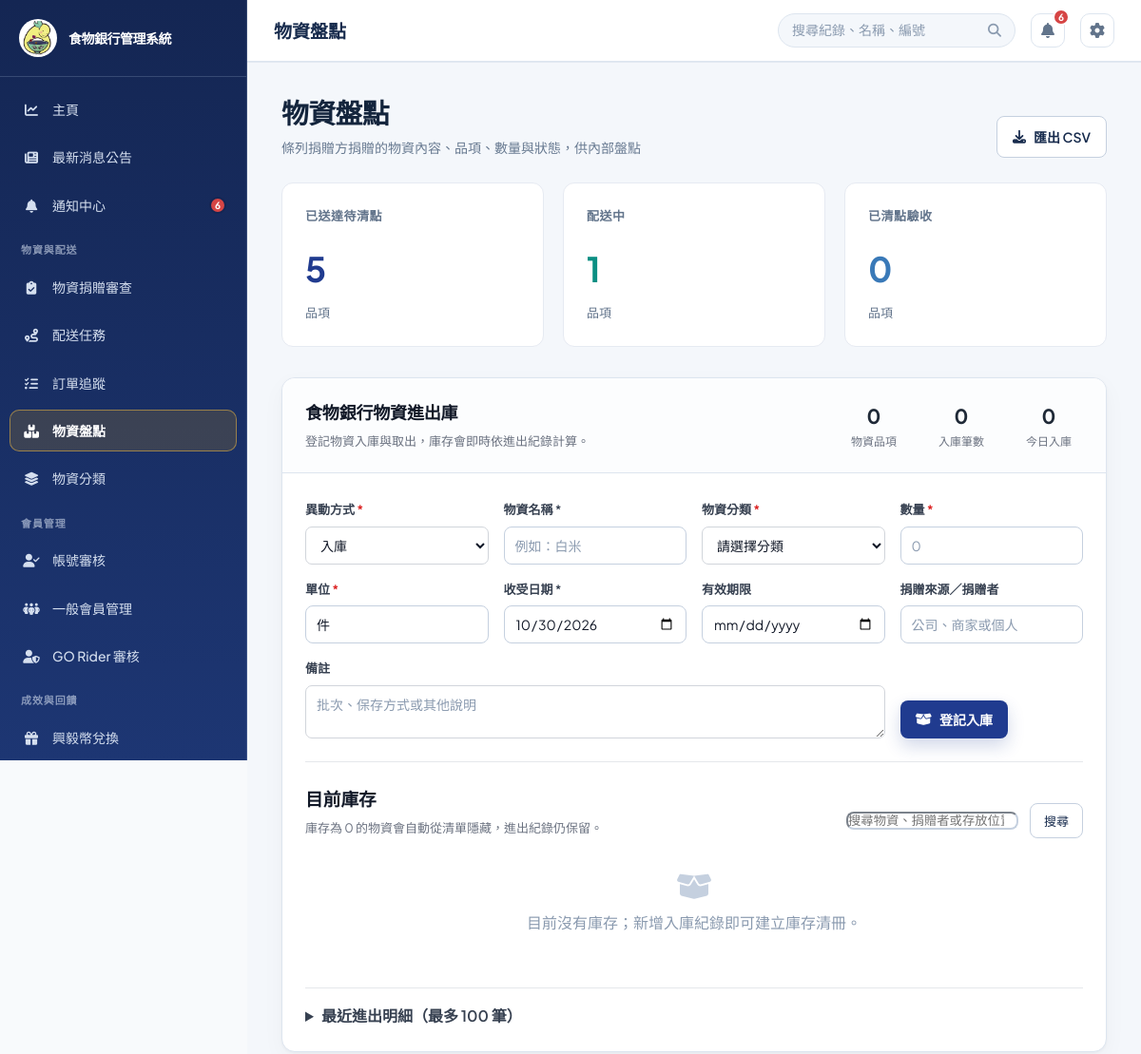
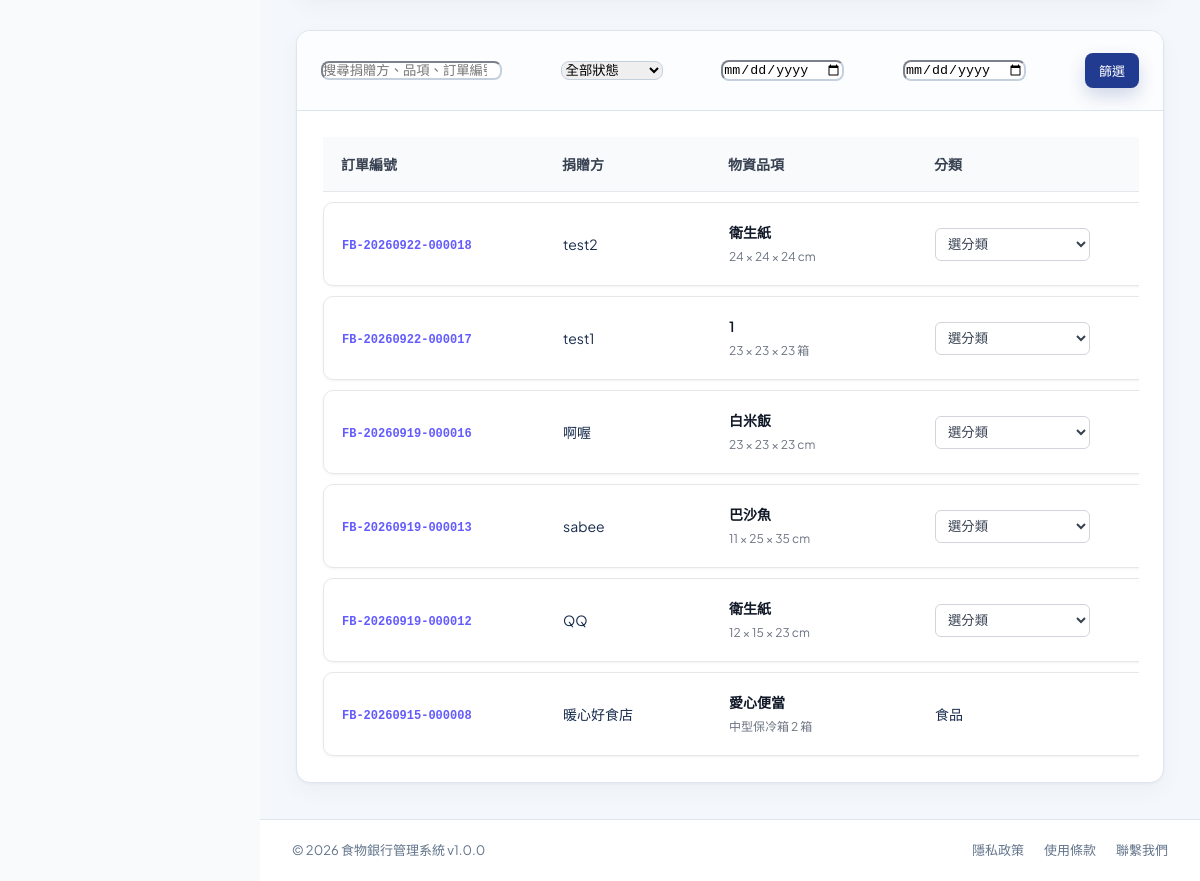
Screenshot of /?page=inventory (signed in) with the database file from the repository (2 pictures, top to bottom).
### tables this page shows
CREATE TABLE `donation_items` (
  `item_id` int(11) NOT NULL AUTO_INCREMENT,
  `donation_id` int(11) NOT NULL,
  `item_name` varchar(100) NOT NULL,
  `brand` varchar(100) DEFAULT NULL,
  `specification` varchar(150) DEFAULT NULL,
  `quantity` decimal(10,2) NOT NULL,
  `unit` varchar(20) NOT NULL DEFAULT '件',
  `length_cm` decimal(6,2) DEFAULT NULL,
  `width_cm` decimal(6,2) DEFAULT NULL,
  `height_cm` decimal(6,2) DEFAULT NULL,
  `item_weight_kg` decimal(8,2) DEFAULT NULL,
  `expiry_date` date DEFAULT NULL,
  `notes` text DEFAULT NULL,
  `created_at` timestamp NULL DEFAULT current_timestamp(),
  PRIMARY KEY (`item_id`),
  KEY `idx_donation_items_donation_id` (`donation_id`),
  CONSTRAINT `donation_items_ibfk_1` FOREIGN KEY (`donation_id`) REFERENCES `donations` (`donation_id`) ON DELETE CASCADE
);

CREATE TABLE `donations` (
  `donation_id` int(11) NOT NULL,
  `order_number` varchar(30) DEFAULT NULL,
  `donor_id` int(11) DEFAULT NULL,
  `donor_name` varchar(100) NOT NULL,
  `donation_type` enum('food','supplies','money','other') NOT NULL,
  `quantity` decimal(10,2) DEFAULT NULL,
  `unit` varchar(20) DEFAULT NULL,
  `donation_date` datetime NOT NULL,
  `received_by` int(11) DEFAULT NULL,
  `status` enum('received','pending','assessed','approved','rejected','published','archived') DEFAULT 'pending',
  `evaluation_status` enum('pending','approved_volunteer','approved_self_delivery','published','rejected') DEFAULT 'pending',
  `delivery_method` enum('volunteer_assist','self_delivery') DEFAULT 'volunteer_assist',
  `approval_notes` text DEFAULT NULL,
  `approved_at` datetime DEFAULT NULL,
  `approved_by` int(11) DEFAULT NULL,
  `rejection_reason` text DEFAULT NULL,
  `rejected_at` datetime DEFAULT NULL,
  `published_at` datetime DEFAULT NULL,
  `current_status` enum('waiting_pickup','volunteer_received','in_transit','at_foodbank','inspection_complete') DEFAULT 'waiting_pickup',
  `status_updated_at` datetime DEFAULT NULL,
  `split_count` int(11) DEFAULT 1,
  `notes` text DEFAULT NULL,
  `created_at` timestamp NULL DEFAULT current_timestamp(),
  `updated_at` timestamp NULL DEFAULT current_timestamp() ON UPDATE current_timestamp(),
  `item_name` varchar(100) DEFAULT NULL,
  `weight_kg` decimal(10,2) DEFAULT NULL,
  `size_description` varchar(100) DEFAULT NULL,
  `expiry_date` date DEFAULT NULL,
  `pickup_deadline` datetime DEFAULT NULL,
  `delivery_option` enum('food_bank_pickup','volunteer_delivery') NOT NULL DEFAULT 'volunteer_delivery',
  `vehicle_type` enum('car','motorcycle','none') DEFAULT 'none',
  `photo_path` varchar(255) DEFAULT NULL,
  `evaluation_notes` text DEFAULT NULL,
  `need_inspection` tinyint(1) DEFAULT 1,
  `inspection_notes` text DEFAULT NULL,
  `donor_address` varchar(255) DEFAULT NULL,
  `reward_options` text DEFAULT NULL,
  `delivery_date` date DEFAULT NULL,
  `delivery_time` time DEFAULT NULL,
  `delivery_address` varchar(255) DEFAULT NULL,
  `estimated_distance_km` decimal(8,2) DEFAULT NULL,
  `estimated_duration_minutes` smallint(5) UNSIGNED DEFAULT NULL,
  `beneficiary_id` int(11) DEFAULT NULL,
  `dispatch_contact_name` varchar(100) DEFAULT NULL,
  `dispatch_contact_phone` varchar(30) DEFAULT NULL,
  `dispatch_vehicle_info` varchar(150) DEFAULT NULL
);

### src/views/inventory.php (the view, shortened to what the rows shown need)
<?php
$canInspect = $authService->can('inventory.inspect');
require_once BASE_PATH . '/src/models/ItemCategoryModel.php';
$itemCategoryModel = new ItemCategoryModel();
$receiptCategories = $itemCategoryModel->getAllCategories();
$receiptCategoryLabels = [];
foreach ($receiptCategories as $receiptCategory) {
    $receiptCategoryLabels[$receiptCategory['category_name']] = $receiptCategory['category_name'];
}
$legacyReceiptCategoryLabels = ['food' => '食品', 'supplies' => '日用品', 'money' => '金錢', 'other' => '其他'];
$categoryLabels = ['food' => '食品', 'supplies' => '日用品', 'money' => '金錢', 'other' => '其他'];
$statusFilter = $_GET['status'] ?? '';
$conditions = [];
$where = $conditions ? 'WHERE ' . implode(' AND ', $conditions) : '';
$rows = [];
$result = $connection->query(
    "SELECT n.donation_id, n.order_number, n.donor_name, n.donation_type, n.donation_date, n.status AS donation_status, n.current_status,
            i.item_id, ir.category AS receipt_category,
            COALESCE(i.item_name, n.item_name) AS item_name, i.brand, COALESCE(i.specification, n.size_description) AS specification,
            COALESCE(i.quantity, n.quantity) AS quantity, COALESCE(i.unit, n.unit) AS unit, COALESCE(i.expiry_date, n.expiry_date) AS expiry_date,
            (SELECT COUNT(*) FROM donation_items di WHERE di.donation_id = n.donation_id) AS donation_item_count,
            (SELECT COUNT(*) FROM deliveries d WHERE d.donation_id = n.donation_id) AS delivery_count,
            (SELECT COUNT(*) FROM deliveries d WHERE d.donation_id = n.donation_id AND d.status = 'delivered') AS delivered_count
     FROM donations n
     LEFT JOIN donation_items i ON i.donation_id = n.donation_id
     LEFT JOIN inventory_receipts ir ON ir.source_donation_id = n.donation_id AND ir.source_item_id = i.item_id
     {$where}
     ORDER BY n.donation_date DESC, n.donation_id DESC, i.item_id ASC"
);
while ($result && ($row = $result->fetch_assoc())) {
    if ($row['donation_status'] === 'rejected') {
        $row['inventory_status'] = 'rejected';
    } elseif ($row['current_status'] === 'inspection_complete') {
        $row['inventory_status'] = 'inspected';
    } elseif ((int) $row['delivery_count'] > 0 && (int) $row['delivered_count'] === (int) $row['delivery_count']) {
        $row['inventory_status'] = 'arrived';
    } elseif ((int) $row['delivery_count'] > 0) {
        $row['inventory_status'] = 'dispatching';
    } else {
        continue;
    }
    if ($statusFilter === '' || $statusFilter === $row['inventory_status']) {
        $rows[] = $row;
    }
}
$rowsByDonation = [];
foreach ($rows as $row) {
    $rowsByDonation[(int) $row['donation_id']][] = $row;
}
?>
<div class="view-header">
    <div>
        <h1 class="view-title">物資盤點</h1>
    </div>
</div>
<section class="card mt-32 stock-receipt-section">
    <div class="card-header stock-receipt-heading">
        <div>
            <h2>食物銀行物資進出庫</h2>
        </div>
    </div>
</section>
<div class="card mt-32">
    <div class="card-body">
        <?php if ($rows): ?>
            <div class="inventory-rows-wrap">
                <div class="inventory-row-list">
                    <?php foreach ($rowsByDonation as $donationId => $donationRows): ?>
                        <?php $isArrived = $donationRows[0]['inventory_status'] === 'arrived'; ?>
                        <?php $hasAllItems = count($donationRows) === (int) $donationRows[0]['donation_item_count']; ?>
                        <?php $needsInspection = $canInspect && $isArrived && $hasAllItems; ?>
                        <?php if ($needsInspection): ?>
                            <form method="post" class="inventory-inspection-form" onsubmit="return confirm('確認各項分類並完成清點？物資會自動登記入庫。');">
                        <?php endif; ?>
                        <?php foreach ($donationRows as $itemIndex => $row): ?>
                            <article class="inventory-row">
                                <span class="inventory-order-number"><code><?php echo htmlspecialchars($row['order_number'] ?? '-'); ?></code></span>
                                <span class="inventory-donor"><?php echo htmlspecialchars($row['donor_name'] ?? '-'); ?></span>
                                <span class="inventory-item">
                                    <strong><?php echo htmlspecialchars($row['item_name'] ?? '-'); ?></strong>
                                    <?php $detail = trim(($row['brand'] ?? '') . ' ' . ($row['specification'] ?? '')); ?>
                                    <?php if ($detail !== ''): ?><small><?php echo htmlspecialchars($detail); ?></small><?php endif; ?>
                                </span>
                                <span class="inventory-category">
                                    <?php if ($needsInspection && !empty($row['item_id'])): ?>
                                        <select name="categories[<?php echo (int) $row['item_id']; ?>]" aria-label="<?php echo htmlspecialchars($row['item_name'] . '分類'); ?>" required>
                                            <option value="">選分類</option>
                                        </select>
                                    <?php elseif (!empty($row['receipt_category'])): ?>
                                        <?php echo htmlspecialchars($receiptCategoryLabels[$row['receipt_category']] ?? $legacyReceiptCategoryLabels[$row['receipt_category']] ?? $row['receipt_category']); ?>
                                    <?php else: ?>
                                        <?php echo htmlspecialchars($categoryLabels[$row['donation_type']] ?? $row['donation_type']); ?>
                                    <?php endif; ?>
                                </span>
                                <span class="inventory-quantity"><?php echo htmlspecialchars(rtrim(rtrim(number_format((float) $row['quantity'], 2, '.', ''), '0'), '.')); ?> <?php echo htmlspecialchars($row['unit'] ?? ''); ?></span>
                            </article>
                        <?php endforeach; ?>
                        <?php if ($needsInspection): ?>
                            </form>
                        <?php endif; ?>
                    <?php endforeach; ?>
                </div>
            </div>
        <?php else: ?>
            <div class="empty-state"><i class="fas fa-boxes-stacked"></i><p>沒有符合條件的物資</p></div>
        <?php endif; ?>
    </div>
</div>

### rows the page displays
donation_items: donation.order_number "FB-20260922-000018", donation.donor_name "test2", item_name "衛生紙", detail "24 × 24 × 24 cm"
donation_items: donation.order_number "FB-20260922-000017", donation.donor_name "test1", item_name "1", detail "23 × 23 × 23 箱"
donation_items: donation.order_number "FB-20260919-000016", donation.donor_name "啊喔", item_name "白米飯", detail "23 × 23 × 23 cm"
donation_items: donation.order_number "FB-20260919-000013", donation.donor_name "sabee", item_name "巴沙魚", detail "11 × 25 × 35 cm"
donation_items: donation.order_number "FB-20260919-000012", donation.donor_name "QQ", item_name "衛生紙", detail "12 × 15 × 23 cm"
donation_items: donation.order_number "FB-20260915-000008", donation.donor_name "暖心好食店", item_name "愛心便當", detail "中型保冷箱 2 箱", donation.donation_type "食品"

### other values shown
APP_NAME "食物銀行管理系統"
$label "主頁"
$label "最新消息公告"
$label "通知中心"
$unreadNotificationCount "6"
$item['group'] "物資與配送"
$label "物資捐贈審查"
$label "配送任務"
$label "訂單追蹤"
$label "物資盤點"
$label "物資分類"
$item['group'] "會員管理"
$label "帳號審核"
$label "一般會員管理"
$label "GO Rider 審核"
